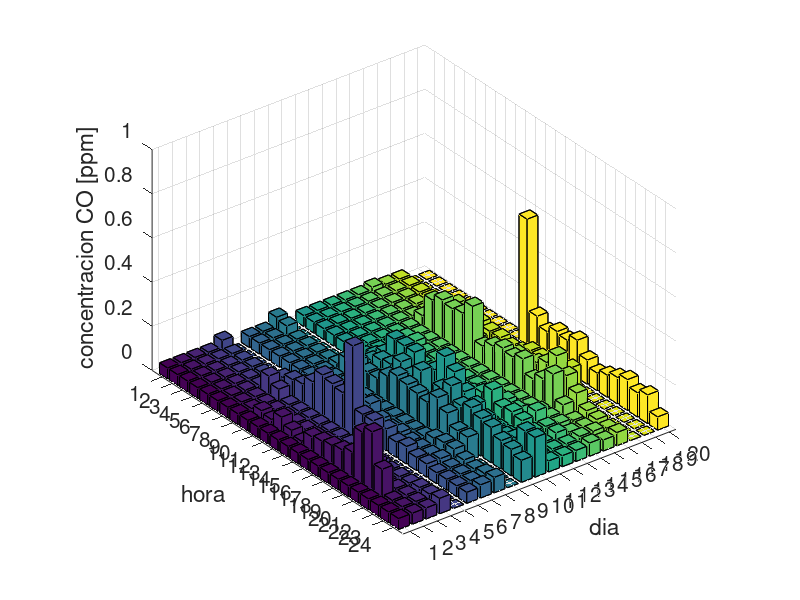

This figure's MATLAB source:
clear all;
close all;

horas = 1:1:24;
horas = horas(:);

z = load('./Datos/datos_para_graficar.dat', '-ascii');

num_dias = size(z(:,1),1)/24; % numero de dias

%%%% Lo que sigue aca es para hacer un grafico de barras 3D
z2 = [];
for i = 1:num_dias
  z2 = [z2, z((i-1)*24+1:i*24,6)];
end

%hago el grafico de barras
dia_i = 1; % dia inicial a partir de donde mostrar
dia_f = 20;% dia final donde termina el grafico
dias = dia_i:dia_f;
bar3(horas,z2(:,dia_i:dia_f))
zlim([0 1]);
ylim([0 25]);
ylabel('hora','fontsize',15);
xlabel('dia','fontsize',15);
zlabel('concentracion CO [ppm]','fontsize',15);
set(gca, 'fontsize', 15 );
%%%%%%%%%%%%%%%%%%%%%%%%%%%%%%%%
%%%%%%%%%%%%%%%%%%%%%%%%%%%%%%%%
